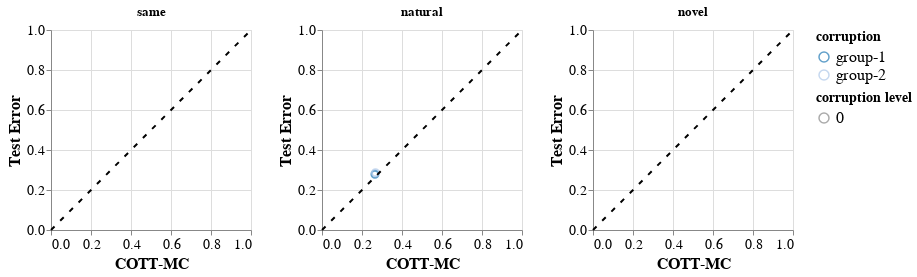

The notebook cell saved with this chart:
### Code cell
plt.configure_axis(
    labelFontSize=14,
    titleFontSize=16
).configure_axis(
    labelFontSize=14,
    titleFontSize=16,
).configure_legend(
    titleFontSize=14,
    labelFontSize=16
)

### Figure 1 — Vega-Lite specification as saved in the notebook (floating-point values rounded to 4 significant figures)
{"config": {"view": {"continuousWidth": 400, "continuousHeight": 300}, "axis": {"labelFontSize": 14, "titleFontSize": 16}, "legend": {"labelFontSize": 16, "titleFontSize": 14}}, "hconcat": [{"layer": [{"data": {"values": []}, "mark": {"type": "point", "size": 50}, "encoding": {"color": {"field": "corruption", "scale": {"scheme": "category20"}, "type": "nominal"}, "shape": {"field": "corruption level", "type": "ordinal"}, "x": {"field": "metric", "title": "COTT-MC", "type": "quantitative"}, "y": {"field": "error", "title": "Test Error", "type": "quantitative"}}, "height": 200, "title": "same", "width": 200}, {"data": {"name": "data-371cce5920a7f84c9a50d4162766dae5"}, "mark": {"type": "line", "color": "black", "strokeDash": [5, 8]}, "encoding": {"x": {"field": "metric", "type": "quantitative"}, "y": {"field": "error", "type": "quantitative"}}}]}, {"layer": [{"data": {"values": [{"corruption": "group-1", "corruption level": 0, "metric": 0.2648, "ref": "COTT-MC", "acc": 0.721, "error": 0.279, "subpopulation": "natural", "pretrained": true}, {"corruption": "group-2", "corruption level": 0, "metric": 0.2674, "ref": "COTT-MC", "acc": 0.7141, "error": 0.2859, "subpopulation": "natural", "pretrained": true}]}, "mark": {"type": "point", "size": 50}, "encoding": {"color": {"field": "corruption", "scale": {"scheme": "category20"}, "type": "nominal"}, "shape": {"field": "corruption level", "type": "ordinal"}, "x": {"field": "metric", "title": "COTT-MC", "type": "quantitative"}, "y": {"field": "error", "title": "Test Error", "type": "quantitative"}}, "height": 200, "title": "natural", "width": 200}, {"data": {"name": "data-371cce5920a7f84c9a50d4162766dae5"}, "mark": {"type": "line", "color": "black", "strokeDash": [5, 8]}, "encoding": {"x": {"field": "metric", "type": "quantitative"}, "y": {"field": "error", "type": "quantitative"}}}]}, {"layer": [{"data": {"values": []}, "mark": {"type": "point", "size": 50}, "encoding": {"color": {"field": "corruption", "scale": {"scheme": "category20"}, "type": "nominal"}, "shape": {"field": "corruption level", "type": "ordinal"}, "x": {"field": "metric", "title": "COTT-MC", "type": "quantitative"}, "y": {"field": "error", "title": "Test Error", "type": "quantitative"}}, "height": 200, "title": "novel", "width": 200}, {"data": {"name": "data-371cce5920a7f84c9a50d4162766dae5"}, "mark": {"type": "line", "color": "black", "strokeDash": [5, 8]}, "encoding": {"x": {"field": "metric", "type": "quantitative"}, "y": {"field": "error", "type": "quantitative"}}}]}], "$schema": "https://vega.github.io/schema/vega-lite/v4.17.0.json", "datasets": {"data-371cce5920a7f84c9a50d4162766dae5": [{"metric": 0, "error": 0}, {"metric": 1, "error": 1}]}}
